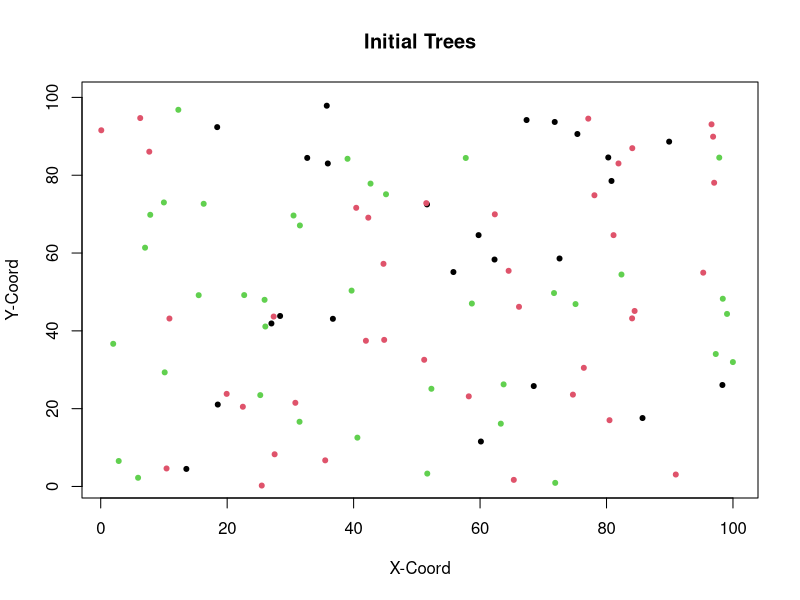

This chart was generated by the following R code: (Note: this script raises an error after producing the figure.)
#Load packages

library(tidyverse) 
library(gridExtra)


### Initialize params ###

# Set up a grid to represent land
#Place individuals on plot
xsize = ysize = 100

numInd = 100
numSpecies = 3
data <-  tibble("ID" = 1:numInd, "age" = 3, 
                species = sample(numSpecies, numInd, replace = TRUE), "xlocation" = runif(numInd, 0, 100), 
                "ylocation" = runif(numInd,0,100), "parentalDistance" = 0, "Pathogen" = 0)

infected <- sample(numInd, numInd/4)
data$Pathogen[which(data$ID %in% infected)] <- 1

plot(data$xlocation, data$ylocation, col = data$species, pch = 20, xlim = c(1,100), ylim = c(1,100),
     xlab = "X-Coord", ylab = "Y-Coord", main = "Initial Trees")



#Set up rates of birth/death/growth etc...
deltaT = 1 #1 year periods of growth
ageChange = deltaT
dispParam = 8 #dispersalParam
uniqueSp = unique(data$species)
numYears = 100



#Carrying Capacity
K= 3000
growthRate = 0.5

#Pathogen initials
PathDensParam = 4
infectionRate = 1
infectedDeathRate = 0.1
# Used for summary statistics
speciesPopulation = NULL
pathPop = NULL
agePops = NULL
pathAgePop = NULL
denseSpecies <- NULL

### MAIN LOOP ####


for(t in seq(0, numYears, by = deltaT)){ 
  
  #disperse seed
  adults <- data[data$age > 3, ]
  seedsPerSpecies <- NULL
  for (i in 1:numSpecies){
    speciesPop = nrow(data[data$species == i,])
    numSeeds <- carryingCapacity(speciesPop, nrow(data), K)
    seedsPerSpecies <- c(seedsPerSpecies, numSeeds)
  }
  Ind = data[1, ]
  babies <- dispersal(adults)
  #survival of seeds
  #babies <- seedPredation(babies, babies$parentalDistance)
  data <- bind_rows(data, babies)
  
  #Background death of adults. Death rate decreases with age
  data <- backgroundDeath(data)
  
  #Count number of each species
  countSpecies <- speciesSize(data$species)
  speciesPopulation <-  bind_rows(speciesPopulation, countSpecies)
  
  #pathogens reproduce
  newPathogens <- pathGrowth(data)
  data$Pathogen[which(data$ID %in% newPathogens$ID)] <- 1
  
  #Supplemental
  countPaths <- data[data$Pathogen==1,]
  pathAges <- speciesSize(countPaths$species)
  pathPop <- bind_rows(pathPop, pathAges)
  
  
  #Supp  functions/Statistics
  ages <- tibble("gen" = t, "babies" = nrow(subset(data, age < 6)), "young" = nrow(subset(data, age >= 6 & age <=20)), "middle aged" = nrow(subset(data, age > 20 &
                                                                                                                                                     age < 50)), 
                 "old" = nrow(subset(data, age >= 50)))
  agePops <- bind_rows(agePops, ages)

  
  #These fucntions plot the trees every generation. I mainly use these when trying to
  #paramterize something so I can see the effects on several generations. Otherwise comment them out
  
  plot(data$xlocation, data$ylocation, col = data$species, pch = 20, xlim = c(1,100), ylim = c(1,100),
       main = "Tree Population Size", ylab = "Count", xlab = "Generation")
  #plot(pathogens$xlocation, pathogens$ylocation, col = pathogens$species, pch = 20, xlim = c(1,100), ylim = c(1,100))
  print(t)
  
  #Grow
  data$age = data$age + deltaT
  
}


##### MAIN FUNCTIONS #######

#Carrying Capacity limitis birth rates

carryingCapacity = function(speciesN, totalN, K){
  s = speciesN * growthRate
  popGrowth <- (s*(K-totalN)/K)
  popGrowth <-  ifelse(popGrowth > 0, popGrowth, 0)
  return(popGrowth)
  
}

#Disperse x number of seeds per parent. 

dispersal <- function(Trees){
  babies = NULL
  for(i in 1:numSpecies){
    speciesTree <- Trees[Trees$species == i,]
    if(nrow(speciesTree)> 0){
      #Before running this, we calculate seeds per species using the carrying capacity function
      numBabies <- ceiling(seedsPerSpecies[i])
      #take a random sample of conspecific adult trees to disperse the seeds
      parents <- slice_sample(speciesTree, n = numBabies, replace = TRUE)
      if (nrow(parents)>0){
        for (i in 1:nrow(parents)){
          parent = parents[i,]
          baby = parent[1, ]
          baby$age = as.integer(0)
          baby$ID  = max(data$ID) + i 
          baby$species  =  parent$species
          babyDist = (rnorm(1, mean=0, sd=dispParam))
          baby$Pathogen = 0
          r = babyDist * sqrt(runif(1))
          theta = runif(1)*2*pi
          baby$xlocation = ((r*cos(theta)) + parent$xlocation) %% xsize
          baby$ylocation = ((r*sin(theta)) + parent$ylocation) %% ysize
          baby$parentalDistance = abs(r)
          babies <- bind_rows(babies, baby)
        }
      }
      
    }
  }
  return(babies)
}




#Natural Background death
backgroundDeath <- function(population){
  living = c()
  probDeath = c()
  for (i in 1:nrow(population)){
    if (data[i,]$Pathogen == 1){
      alive <- (runif(1) > infectedDeathRate)
      living[i] = alive
    }else{
      alive <- (runif(1) > 0.01)
      living[i] = alive
    }
    
  }
  return(population[living,])
}




#### virulence FUNCTIONS ######

pathGrowth <- function(trees){
  newPathogens <- NULL
  infectedTrees <- data[data$Pathogen == 1,]
  healthyTrees <- data[data$Pathogen == 0,]
  for (i in 1:nrow(infectedTrees)){
    indTree = infectedTrees[i, ]
    newInfections = subset(healthyTrees, xlocation > indTree$xlocation - (PathDensParam)
                           & xlocation < indTree$xlocation + (PathDensParam)
                           & ylocation > indTree$ylocation - (PathDensParam)
                           & ylocation < indTree$ylocation + (PathDensParam)
                           & species == indTree$species)
    newInfections <- slice_sample(newInfections, n = round(nrow(newInfections)* infectionRate))
    newPathogens <- bind_rows(newPathogens, newInfections)
    
  }
  newPathogens <- newPathogens[!duplicated(newPathogens),]
  return(newPathogens)
}



### SUPPLEMENTAL FUNCTIONS###


#Plot trees
plotSpecies(speciesPopulation) 
totals <- speciesPopulation %>% mutate(total = (`Species 1` + `Species 2` + `Species 3`))
plot(totals$total, pch = 20, col = "cadetblue3")


#Plot Pathogens
plotSpecies(pathPop)
totals <- pathPop %>% mutate(total = (`Species 1` + `Species 2` + `Species 3`))
plot(totals$total, pch = 20, col = "cadetblue3")

#Plot the age distribution over time of trees
agePops1 <-  pivot_longer(agePops, cols = !gen, names_to = "Group", values_to = "Count")
agePopGraph <- ggplot(agePops1, aes(gen, Count, color = Group))+
  geom_line()
agePopGraph



#Plot amount of each species
plotSpecies <- function(speciesPopulation){
  speciesPopulation <- add_column(speciesPopulation, gen = 1:nrow(speciesPopulation))
  speciesPopulation <- pivot_longer(speciesPopulation, cols = starts_with("Species"), names_to = "Species",
                                    names_prefix = "Species ", values_to = "Count")
  ggplot(data = speciesPopulation, aes(gen, Count, col = Species))+
    geom_point()+
    geom_line()+
    ylim(0, max(speciesPopulation$Count))+
    ylab("Tree Count")
  
}

#Called from main for loop to track species
speciesSize <- function(speciesTypes){
  a = speciesTypes[speciesTypes == 1]
  b = speciesTypes[speciesTypes == 2]
  c = speciesTypes[speciesTypes == 3]
  
  df <- tibble("Species 1" = length(a), "Species 2" = length(b), "Species 3" = length(c))
  return(df)
}
